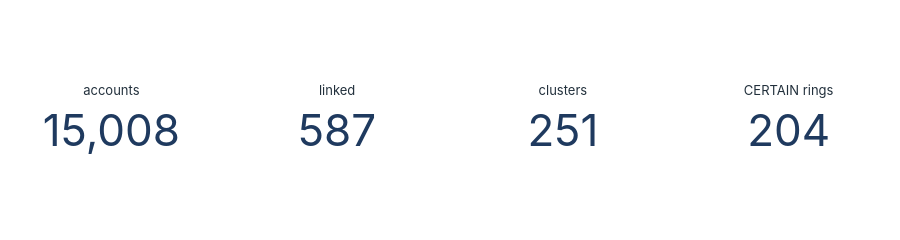

The notebook cell this image was saved under:
### Code cell
# KPI cards — headline numbers (viz.py-style go.Indicator row)
from plotly.subplots import make_subplots
cards = [(N,"accounts"), (linked,"linked"), (len(rows),"clusters"), (tiers.get("CERTAIN",0),"CERTAIN rings")]
kpi = make_subplots(rows=1, cols=len(cards), specs=[[{"type":"indicator"}]*len(cards)])
for i,(val,lab) in enumerate(cards,1):
    kpi.add_trace(go.Indicator(mode="number", value=val,
        number=dict(font=dict(size=44, color=NAVY), valueformat=","),
        title=dict(text=lab, font=dict(size=13, color=INK))), row=1, col=i)
kpi.update_layout(height=200, margin=dict(l=20,r=20,t=30,b=10))
kpi

### Figure 1 — Plotly figure (JSON) as saved in the notebook; plotly's stock layout.template omitted (floating-point values rounded to 4 significant figures)
{"data": [{"domain": {"x": [0.0, 0.2125], "y": [0.0, 1.0]}, "mode": "number", "number": {"font": {"color": "#1F3A5F", "size": 44}, "valueformat": ","}, "title": {"font": {"color": "#22303C", "size": 13}, "text": "accounts"}, "type": "indicator", "value": 15008}, {"domain": {"x": [0.2625, 0.475], "y": [0.0, 1.0]}, "mode": "number", "number": {"font": {"color": "#1F3A5F", "size": 44}, "valueformat": ","}, "title": {"font": {"color": "#22303C", "size": 13}, "text": "linked"}, "type": "indicator", "value": 587}, {"domain": {"x": [0.525, 0.7375], "y": [0.0, 1.0]}, "mode": "number", "number": {"font": {"color": "#1F3A5F", "size": 44}, "valueformat": ","}, "title": {"font": {"color": "#22303C", "size": 13}, "text": "clusters"}, "type": "indicator", "value": 251}, {"domain": {"x": [0.7875, 1.0], "y": [0.0, 1.0]}, "mode": "number", "number": {"font": {"color": "#1F3A5F", "size": 44}, "valueformat": ","}, "title": {"font": {"color": "#22303C", "size": 13}, "text": "CERTAIN rings"}, "type": "indicator", "value": 204}], "layout": {"height": 200, "margin": {"b": 10, "l": 20, "r": 20, "t": 30}}}
